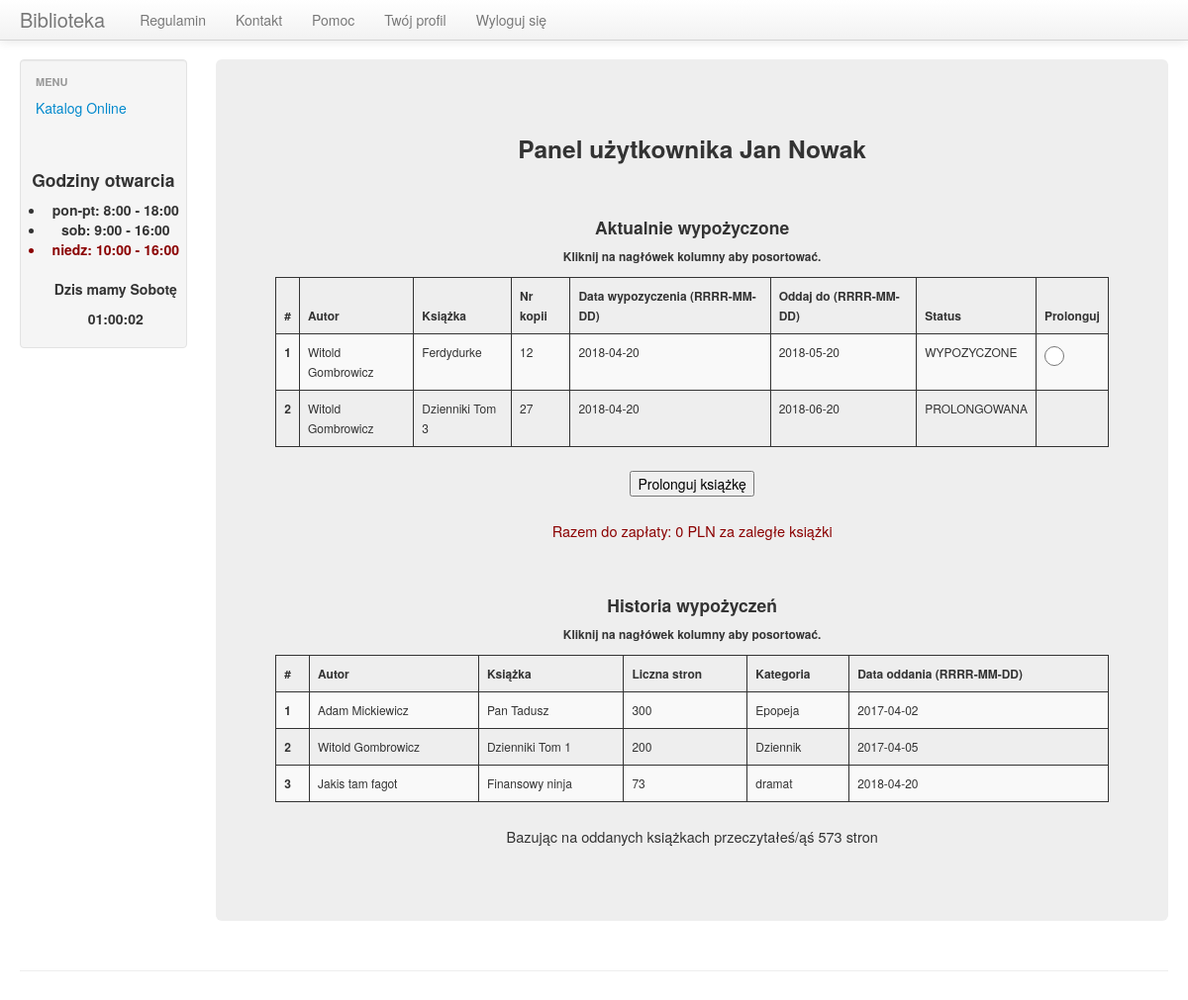
The page /user_panel.php (signed in) on the database as committed earlier.
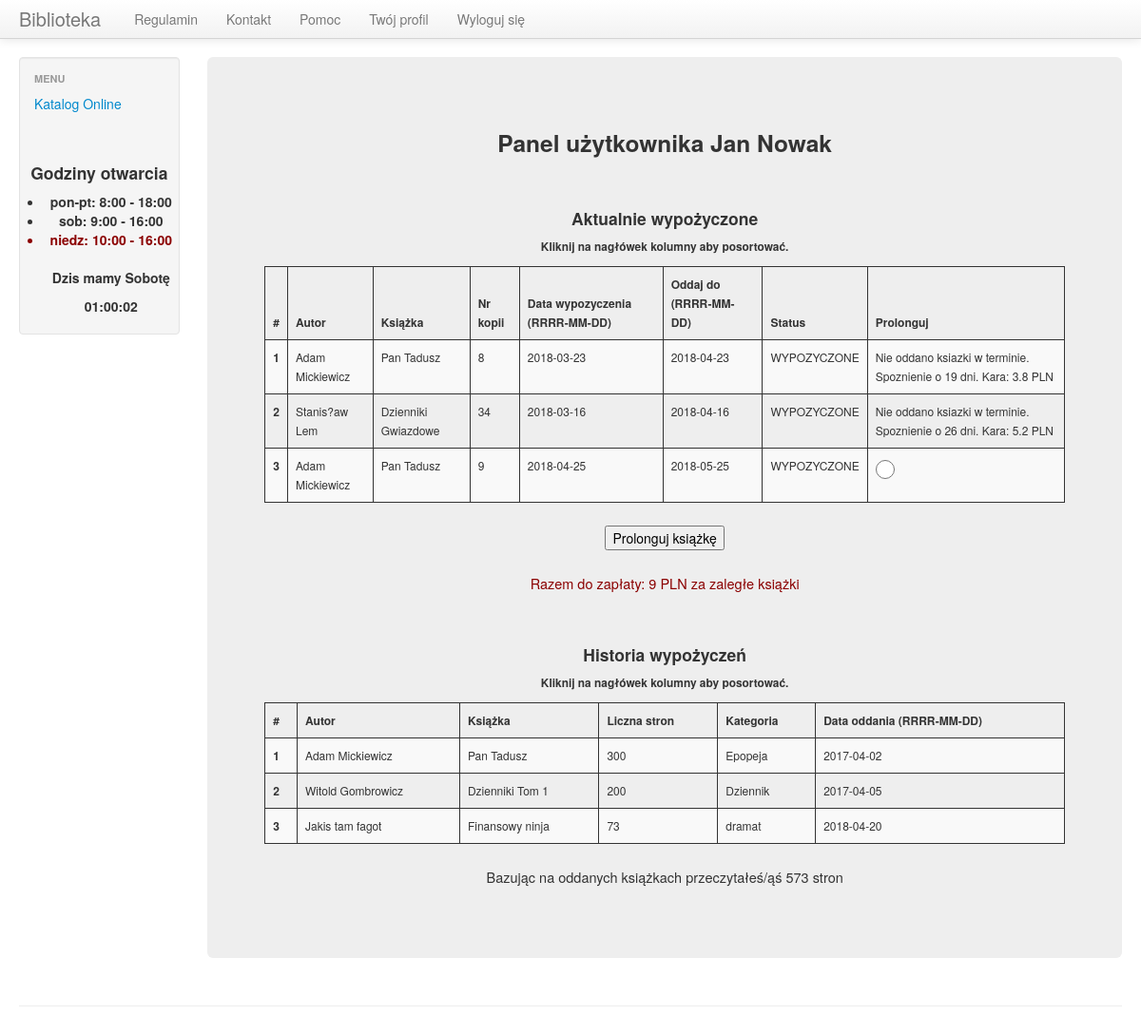
The same page on the database as committed later.
### tables this page shows
CREATE TABLE `borrowings` (
  `id` int(11) NOT NULL,
  `copy_id` int(11) NOT NULL,
  `user_id` int(11) NOT NULL,
  `borrow_date` date NOT NULL,
  `give_date` date NOT NULL,
  `book_id` int(11) NOT NULL
);

CREATE TABLE `book` (
  `id` int(11) NOT NULL,
  `isbn` varchar(50) NOT NULL,
  `title` varchar(400) NOT NULL,
  `author` varchar(400) NOT NULL,
  `pages` int(11) NOT NULL,
  `publish_year` date NOT NULL,
  `category` varchar(200) NOT NULL
);

CREATE TABLE `copy` (
  `id` int(11) NOT NULL,
  `book_id` int(11) NOT NULL,
  `status` varchar(100) NOT NULL
);

CREATE TABLE `borrowings_history` (
  `id` int(11) NOT NULL,
  `book_id` int(11) NOT NULL,
  `user_id` int(11) NOT NULL,
  `give_date` date NOT NULL
);

### user_panel.php (the view, shortened to what this page needs)
<?php
include("/templ_scripts/before_content_template.php");
$query = "SELECT borrowings.id, borrowings.copy_id, borrowings.book_id, borrowings.user_id, book.author, book.title, borrowings.borrow_date, borrowings.give_date, copy.status
          FROM borrowings
          INNER JOIN copy ON borrowings.copy_id=copy.id
          INNER JOIN book ON borrowings.book_id=book.id
          WHERE borrowings.user_id=".$_SESSION['user_id']."";
$query_history = "SELECT book.author, book.title, book.pages, book.category, borrowings_history.give_date FROM borrowings_history
                  INNER JOIN book ON borrowings_history.book_id=book.id
                  WHERE borrowings_history.user_id=".$_SESSION['user_id']."";
$cost_per_day = 0.2;
$to_pay=0.0;
$prolog_available = False;
echo '
        <div class="span10">
            <div class="hero-unit text-center">
                <h3>Panel użytkownika '. $_SESSION["user"].'</h3>
                <br>
                <h4>Aktualnie wypożyczone</h4>
                <h6>Kliknij na nagłówek kolumny aby posortować.</h6>
                <form action="user_panel_prolong.php" method="POST">
                    <table class="table table-striped sortable text-center">
                        <thead>
                        <tr>
                            <th scope="col">#</th>
                            <th scope="col">Autor</th>
                            <th scope="col">Książka</th>
                            <th scope="col">Nr kopii</th>
                            <th scope="col">Data wypozyczenia (RRRR-MM-DD)</th>
                            <th scope="col">Oddaj do (RRRR-MM-DD)</th>
                            <th scope="col">Status</th>
                            <th scope="col">Prolonguj</th>
                        </tr>
                        </thead>
                        <tbody>
';
                $row_nr=0;
                $result = mysql_query($query);
                if(!$result) echo 'BLAD zapytania ksiazek z bazy!';
                  else
                  {
                        while($row = mysql_fetch_row($result))
                        {
                          $row_nr++;
                          echo '<tr>';
                          echo '<th scope="row">'.$row_nr.'</th>';
                          echo '<td>'.$row[4].'</td>';
                          echo '<td>'.$row[5].'</td>';
                          echo '<td>'.$row[1].'</td>';
                          echo '<td>'.$row[6].'</td>';
                          echo '<td>'.$row[7].'</td>';
                          echo '<td>'.$row[8].'</td>';
                          $today = strtotime(date('Y-m-d', strtotime('now')));
                          $give_date = strtotime(date('Y-m-d', strtotime($row[7])));
                          $secs = $give_date - $today;
                          $days = abs($secs / 86400);
                          if($give_date >= $today &&  $row[8]!='PROLONGOWANA'){
                            echo '<td><label><input type="radio" name="copy_id" value="'.$row[1].'" required=""></label></td></td>';
                          }
                          elseif ($give_date >= $today) {
                            echo '<td></td>';
                          }
                          else {
                            $to_pay += $days*$cost_per_day;
                            echo '<td>Nie oddano ksiazki w terminie. Spoznienie o '.$days.' dni. Kara: '.round($days*$cost_per_day, 2).' PLN</td>';
                          }
                          if ($row[8]=='WYPOZYCZONE') {
                            $prolog_available = True;
                          }
                        };
                  }
                  echo '</tbody>';
                  echo '</table>';
                  if($prolog_available==True)
                  {
                      echo '<input type="submit" value="Prolonguj książkę">';
                  }
                  echo '</form>  ';
echo '
                    <p id="to_pay">Razem do zapłaty: '.round($to_pay,2).' PLN za zaległe książki</p>
                    <br>
                <h4>Historia wypożyczeń</h4>
                <h6>Kliknij na nagłówek kolumny aby posortować.</h6>
                    <table class="table table-striped sortable text-center">
                        <thead>
                        <tr>
                            <th scope="col">#</th>
                            <th scope="col">Autor</th>
                            <th scope="col">Książka</th>
                            <th scope="col">Liczna stron</th>
                            <th scope="col">Kategoria</th>
                            <th scope="col">Data oddania (RRRR-MM-DD)</th>
                        </tr>
                        </thead>
                        <tbody>
';
                    $row_nr=0;
                    $pages_counter = 0;
                    $result = mysql_query($query_history);
                    if(!$result) echo 'BLAD zapytania historii ksiazek z bazy!';
                      else
                      {
                            while($row = mysql_fetch_row($result))
                            {
                              $row_nr++;
                              echo '<tr>';
                              echo '<th scope="row">'.$row_nr.'</th>';
                              echo '<td>'.$row[0].'</td>';
                              echo '<td>'.$row[1].'</td>';
                              echo '<td>'.$row[2].'</td>'; $pages_counter+=$row[2];
                              echo '<td>'.$row[3].'</td>';
                              echo '<td>'.$row[4].'</td>';
                            };
                      }
echo '
                        </tbody>
                    </table>
                    <p>Bazując na oddanych książkach przeczytałeś/ąś '.$pages_counter.' stron<p>
            </div>
        </div>
';
include("/templ_scripts/after_content_template.php");
?>

### templ_scripts/before_content_template.php (shortened to what this page needs)
<?php
echo '
<!DOCTYPE html>
<html lang="pl"><head><meta http-equiv="Content-Type" content="text/html; charset=UTF-8">
    <title>Biblioteka</title>
    <meta charset="utf-8">
    <meta name="viewport" content="width=device-width, initial-scale=1.0">
    <meta name="description" content="Biblioteka">
    <meta name="author" content="Wojtek Kłusek">
    <link rel="icon" href="img/lib-icon.ico">
    <link href="scripts/bootstrap.css" rel="stylesheet">
    <link href="scripts/style.css" rel="stylesheet">
    <link href="scripts/bootstrap-responsive.css" rel="stylesheet">
</head>
<body>
<div class="navbar navbar-fixed-top">
    <div class="navbar-inner">
        <div class="container-fluid">
            <button type="button" class="btn btn-navbar" data-toggle="collapse" data-target=".nav-collapse">
                <span class="icon-bar"></span>
                <span class="icon-bar"></span>
                <span class="icon-bar"></span>
            </button>
            <a class="brand" href="index.php">Biblioteka</a>
                    <ul class="nav">
                    <li><a href="regulations.php">Regulamin</a></li>
                    <li><a href="contact.php">Kontakt</a></li>
                    <li><a href="help.php">Pomoc</a></li>
';
                    if(!isset($_SESSION['user']))
                    {
                       echo '<li><a href="register_form.php">Zarejestruj się</a></li>';
                       echo '<li><a href="login_form.php">Zaloguj się</a></li>';
                    }
                    else
                    {
                       echo '<li><a href="user_panel.php">Twój profil</a></li>';
                       echo '<li><a href="logout.php">Wyloguj się</a></li>';
                    }
echo '
                </ul>
            </div>
        </div>
    </div>
</div>
<div class="container-fluid">
    <div class="row-fluid">
        <div class="span2">
            <div class="well sidebar-nav">
                <ul class="nav nav-list">
                    <li class="nav-header">Menu</li>
                    <li><a href="catalog.php">Katalog Online</a></li>
';
echo '
                </ul>
                <br>
                <br>
                <div class="text-center" id="hours">
                    <h4>Godziny otwarcia</h4>
                        <ul>
                            <li>pon-pt: 8:00 - 18:00</li>
                            <li>sob: 9:00 - 16:00</li>
                            <li id="sunday">niedz: 10:00 - 16:00</li>
                            <br>
                            <p id="day_name">Data js</p>
                            <p id="time"></p>
                        </ul>
                </div>
            </div>
        </div>
';?>

### templ_scripts/after_content_template.php
<?php echo '
</div>
    <hr>
    <footer>
    </footer>
</div>
<script src="scripts/jquery.js"></script>
<script src="scripts/bootstrap-transition.js"></script>
<script src="scripts/bootstrap-alert.js"></script>
<script src="scripts/bootstrap-modal.js"></script>
<script src="scripts/bootstrap-dropdown.js"></script>
<script src="scripts/bootstrap-scrollspy.js"></script>
<script src="scripts/bootstrap-tab.js"></script>
<script src="scripts/bootstrap-tooltip.js"></script>
<script src="scripts/bootstrap-popover.js"></script>
<script src="scripts/bootstrap-button.js"></script>
<script src="scripts/bootstrap-collapse.js"></script>
<script src="scripts/bootstrap-carousel.js"></script>
<script src="scripts/bootstrap-typeahead.js"></script>
<script src="scripts/time.js"></script>
<script src="scripts/sortTable.js"></script>
<script src="scripts/confirm_dialog.js"></script>
<script src="scripts/search_advanced_checker.js"></script>
</body>
</html>
';
?>

### scripts/style.css (style rules this page uses)
body { padding-top: 60px; padding-bottom: 40px; }
.sidebar-nav { padding: 9px 0; }
h1, h2, h3, h4, h5, h6 { text-align: center; }
#sunday, #afterTime { color: darkred; }
#to_pay { color: darkred; }
table,th,td,tr { border: 1px solid; }
input[type=radio] { width: 20px; height: 20px; }
thead { font-size: 12px; font-weight: bolder; }
tbody { font-size: 12px; }
#hours { font-weight: bold; }
.hero-unit { font-size: 14.5px; }

Rows that differ between the two databases and show on the page:
removed borrowings: book.author "Witold Gombrowicz", book.title "Ferdydurke", copy "12", borrow_date "2018-04-20", give_date "2018-05-20", copy.status "WYPOZYCZONE"
removed borrowings: book.author "Witold Gombrowicz", book.title "Dzienniki Tom 3", copy "27", borrow_date "2018-04-20", give_date "2018-06-20", copy.status "PROLONGOWANA"
added borrowings: book.author "Adam Mickiewicz", book.title "Pan Tadusz", copy "8", borrow_date "2018-03-23", give_date "2018-04-23", copy.status "WYPOZYCZONE", give_date "19", $days*$cost_per_day "3.8"
added borrowings: book.author "Stanis?aw Lem", book.title "Dzienniki Gwiazdowe", copy "34", borrow_date "2018-03-16", give_date "2018-04-16", copy.status "WYPOZYCZONE", give_date "26", $days*$cost_per_day "5.2"
added borrowings: book.author "Adam Mickiewicz", book.title "Pan Tadusz", copy "9", borrow_date "2018-04-25", give_date "2018-05-25", copy.status "WYPOZYCZONE"
Other text that changed with them:
$to_pay: "0" → "9"
